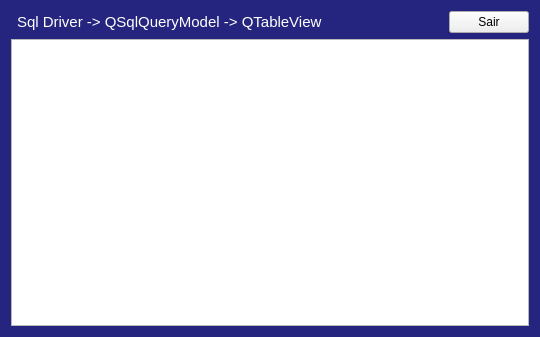
<?xml version="1.0" encoding="UTF-8"?>
<ui version="4.0">
 <class>Widget</class>
 <widget class="QWidget" name="Widget">
  <property name="geometry">
   <rect>
    <x>0</x>
    <y>0</y>
    <width>540</width>
    <height>337</height>
   </rect>
  </property>
  <property name="sizePolicy">
   <sizepolicy hsizetype="Preferred" vsizetype="Preferred">
    <horstretch>0</horstretch>
    <verstretch>0</verstretch>
   </sizepolicy>
  </property>
  <property name="minimumSize">
   <size>
    <width>540</width>
    <height>330</height>
   </size>
  </property>
  <property name="windowTitle">
   <string>QSqlQueryModel Teste</string>
  </property>
  <property name="styleSheet">
   <string notr="true">#Widget {
	background-color: rgb(37, 37, 127);
}</string>
  </property>
  <layout class="QGridLayout" name="gridLayout">
   <item row="0" column="1">
    <widget class="QLabel" name="label">
     <property name="text">
      <string>&lt;html&gt;&lt;head/&gt;&lt;body&gt;&lt;p&gt;&lt;span style=&quot; font-size:11pt; color:#ffffff;&quot;&gt;Sql Driver -&amp;gt; QSqlQueryModel -&amp;gt; QTableView&lt;/span&gt;&lt;/p&gt;&lt;/body&gt;&lt;/html&gt;</string>
     </property>
    </widget>
   </item>
   <item row="0" column="3">
    <widget class="QPushButton" name="quitButton">
     <property name="text">
      <string>Sair</string>
     </property>
    </widget>
   </item>
   <item row="1" column="0" colspan="4">
    <widget class="QTableView" name="tableView">
     <property name="toolTip">
      <string/>
     </property>
     <property name="frameShape">
      <enum>QFrame::StyledPanel</enum>
     </property>
     <property name="frameShadow">
      <enum>QFrame::Sunken</enum>
     </property>
     <property name="selectionMode">
      <enum>QAbstractItemView::MultiSelection</enum>
     </property>
     <property name="selectionBehavior">
      <enum>QAbstractItemView::SelectRows</enum>
     </property>
    </widget>
   </item>
   <item row="0" column="2">
    <spacer name="horizontalSpacer">
     <property name="orientation">
      <enum>Qt::Horizontal</enum>
     </property>
     <property name="sizeHint" stdset="0">
      <size>
       <width>130</width>
       <height>20</height>
      </size>
     </property>
    </spacer>
   </item>
  </layout>
 </widget>
 <layoutdefault spacing="6" margin="11"/>
 <resources/>
 <connections/>
</ui>
